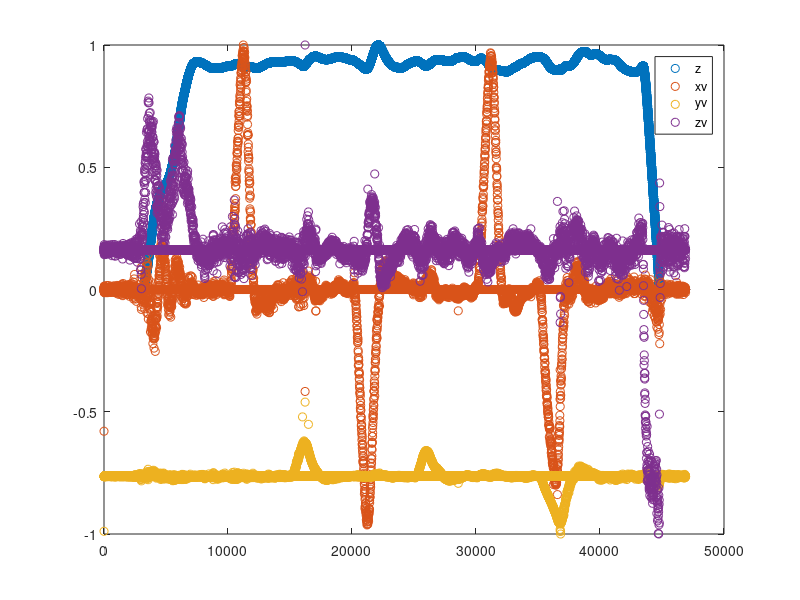

Write MATLAB code to recreate this figure. (Note: this script raises an error after producing the figure.)
% clear all;
% close all;
% 
% 
% load data.mat
% alt = data.z;
% x_vel = conv(data.x,[1;-1])./0.0010;%conv(data.time,[1;-1]);
% y_vel = conv(data.y,[1;-1])./0.0010;%conv(data.time,[1;-1]);
% z_vel = conv(data.z,[1;-1])./0.0010;%conv(data.time,[1;-1]);
% 
% alt = alt./max(alt);
% x_vel1 = x_vel./max(abs(x_vel));
% y_vel = 1+2*(y_vel-max(y_vel))/(max(y_vel)-min(y_vel));
% z_vel = 1+2*(z_vel-max(z_vel))/(max(z_vel)-min(z_vel));
% 
% x_vel(end) = [];
% y_vel(end) = [];
% z_vel(end) = [];
% figure
% plot(alt,'o')
% hold on
% plot(x_vel,'o')
% plot(y_vel,'o')
% plot(z_vel,'o')
% legend('z','xv','yv','zv')
% grid on;
% y = zeros(length(alt),1);
% 
% 
% 
% y(1:2510) = 1;
% y(2511:2734) = 2;
% y(2735:3111) = 3;
% y(3112:3358) = 4;
% y(3359:3683) = 3;
% y(3684:4033) = 4;
% y(4034:4312) = 3;
% y(4313:4619) = 4;
% y(4620:4904) = 3;
% y(4905:5251) = 4;
% y(5252:5485) = 3;
% y(5486:5684) = 5;
% y(5685:end) = 1;
% 
% %plot(y)
% x = [alt x_vel y_vel z_vel];
% ardronedataset1 = [x y];
% csvwrite('ardronedataset1.csv', ardronedataset1)




clear all;
close all;

global yindex
yindex = 0;
data = csvread('ardronedataset1.csv');

fig = figure;
alt = data(:,1);
alt = alt./max(abs(alt));
x_vel = data(:,2);
x_vel(x_vel==-54.1070) = -13.7;
x_vel = x_vel./max(abs(x_vel));
y_vel = data(:,3);
y_vel = y_vel./max(abs(y_vel));
z_vel = data(:,4);
z_vel = z_vel./max(abs(z_vel));
%subplot(221)
plot(alt,'o')
hold on
%subplot(222)
plot(x_vel,'o')
%subplot(223)
plot(y_vel,'o')
%subplot(224)
plot(z_vel,'o')
legend('z','xv','yv','zv')

dcm_obj = datacursormode(fig);
set(dcm_obj,'UpdateFcn',@myupdatefcn)
y = zeros(length(alt),1);
%xlim([i1 i2])
indx = 1;
while 1
    in = input('input label: ');
    if in == 7
        break;
    end
    y(yindex(indx)+1:yindex(indx+1)) = in;
    indx = indx + 1;
end
y(yindex(indx)+1:end) = 1;
plot(y)

x = [alt x_vel y_vel z_vel];
arDroneData = [x y];
% csvwrite('arDroneData.csv', arDroneData)
